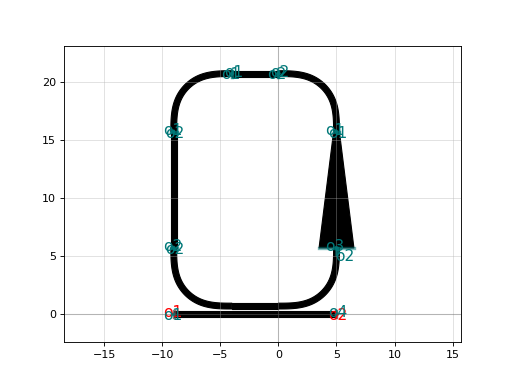

Generate this figure with Python:
import gdsfactory as gf

c = gf.components.ring_single_dut(gap=0.2, length_x=4, length_y=0, radius=5.0, with_component=True, port_name='o1')
c.plot()
